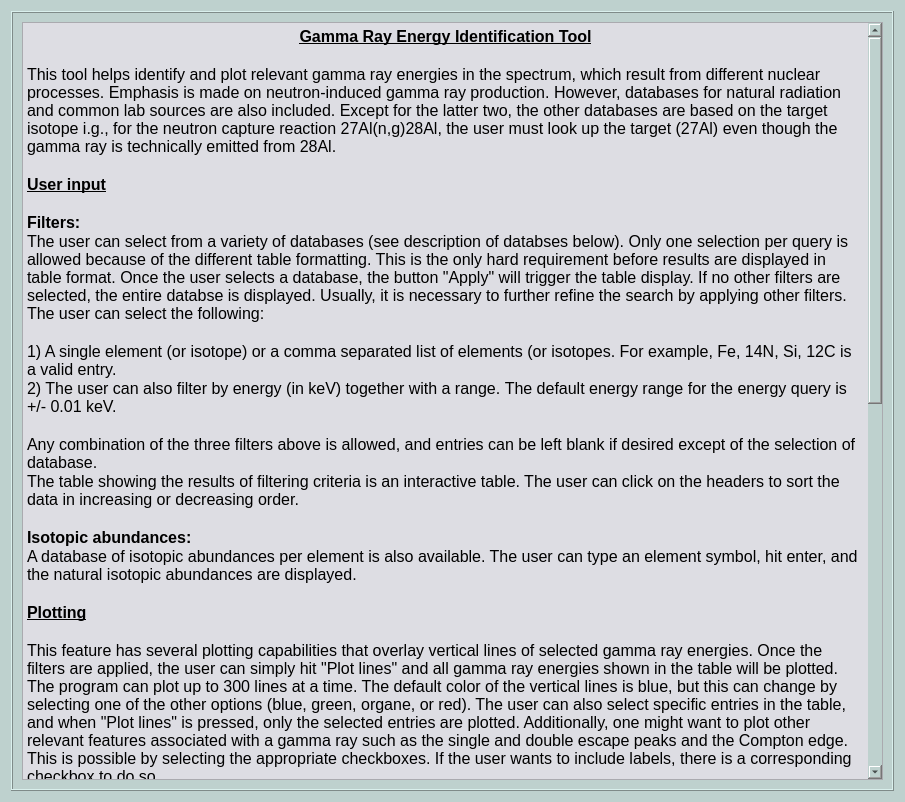
<?xml version="1.0" encoding="UTF-8"?>
<ui version="4.0">
 <class>Dialog</class>
 <widget class="QDialog" name="Dialog">
  <property name="geometry">
   <rect>
    <x>0</x>
    <y>0</y>
    <width>905</width>
    <height>802</height>
   </rect>
  </property>
  <property name="windowTitle">
   <string>Dialog</string>
  </property>
  <property name="styleSheet">
   <string notr="true">background-color: rgb(190, 209, 206);
</string>
  </property>
  <layout class="QGridLayout" name="gridLayout_2">
   <item row="0" column="0">
    <widget class="QFrame" name="frame">
     <property name="frameShape">
      <enum>QFrame::Box</enum>
     </property>
     <property name="frameShadow">
      <enum>QFrame::Raised</enum>
     </property>
     <layout class="QGridLayout" name="gridLayout">
      <item row="0" column="0">
       <widget class="QTextBrowser" name="text_info">
        <property name="styleSheet">
         <string notr="true">background-color: rgb(221, 221, 227);</string>
        </property>
        <property name="html">
         <string>&lt;!DOCTYPE HTML PUBLIC &quot;-//W3C//DTD HTML 4.0//EN&quot; &quot;http://www.w3.org/TR/REC-html40/strict.dtd&quot;&gt;
&lt;html&gt;&lt;head&gt;&lt;meta name=&quot;qrichtext&quot; content=&quot;1&quot; /&gt;&lt;style type=&quot;text/css&quot;&gt;
p, li { white-space: pre-wrap; }
&lt;/style&gt;&lt;/head&gt;&lt;body style=&quot; font-family:'MS Shell Dlg 2'; font-size:7.8pt; font-weight:400; font-style:normal;&quot;&gt;
&lt;p align=&quot;center&quot; style=&quot; margin-top:0px; margin-bottom:0px; margin-left:0px; margin-right:0px; -qt-block-indent:0; text-indent:0px;&quot;&gt;&lt;span style=&quot; font-size:12pt; font-weight:600; text-decoration: underline;&quot;&gt;Gamma Ray Energy Identification Tool&lt;/span&gt;&lt;/p&gt;
&lt;p style=&quot;-qt-paragraph-type:empty; margin-top:0px; margin-bottom:0px; margin-left:0px; margin-right:0px; -qt-block-indent:0; text-indent:0px; font-size:12pt; font-weight:600; text-decoration: underline;&quot;&gt;&lt;br /&gt;&lt;/p&gt;
&lt;p style=&quot; margin-top:0px; margin-bottom:0px; margin-left:0px; margin-right:0px; -qt-block-indent:0; text-indent:0px;&quot;&gt;&lt;span style=&quot; font-size:12pt;&quot;&gt;This tool helps identify and plot relevant gamma ray energies in the spectrum, which result from different nuclear processes. Emphasis is made on neutron-induced gamma ray production. However, databases for natural radiation and common lab sources are also included. Except for the latter two, the other databases are based on the target isotope i.g., for the neutron capture reaction 27Al(n,g)28Al, the user must look up the target (27Al) even though the gamma ray is technically emitted from 28Al.&lt;/span&gt;&lt;/p&gt;
&lt;p style=&quot;-qt-paragraph-type:empty; margin-top:0px; margin-bottom:0px; margin-left:0px; margin-right:0px; -qt-block-indent:0; text-indent:0px; font-size:12pt;&quot;&gt;&lt;br /&gt;&lt;/p&gt;
&lt;p style=&quot; margin-top:0px; margin-bottom:0px; margin-left:0px; margin-right:0px; -qt-block-indent:0; text-indent:0px;&quot;&gt;&lt;span style=&quot; font-size:12pt; font-weight:600; text-decoration: underline;&quot;&gt;User input&lt;/span&gt;&lt;/p&gt;
&lt;p style=&quot;-qt-paragraph-type:empty; margin-top:0px; margin-bottom:0px; margin-left:0px; margin-right:0px; -qt-block-indent:0; text-indent:0px; font-size:12pt; font-weight:600; text-decoration: underline;&quot;&gt;&lt;br /&gt;&lt;/p&gt;
&lt;p style=&quot; margin-top:0px; margin-bottom:0px; margin-left:0px; margin-right:0px; -qt-block-indent:0; text-indent:0px;&quot;&gt;&lt;span style=&quot; font-size:12pt; font-weight:600;&quot;&gt;Filters:&lt;/span&gt;&lt;/p&gt;
&lt;p style=&quot; margin-top:0px; margin-bottom:0px; margin-left:0px; margin-right:0px; -qt-block-indent:0; text-indent:0px;&quot;&gt;&lt;span style=&quot; font-size:12pt;&quot;&gt;The user can select from a variety of databases (see description of databses below). Only one selection per query is allowed because of the different table formatting. This is the only hard requirement before results are displayed in table format. Once the user selects a database, the button &amp;quot;Apply&amp;quot; will trigger the table display. If no other filters are selected, the entire databse is displayed. Usually, it is necessary to further refine the search by applying other filters. The user can select the following:&lt;/span&gt;&lt;/p&gt;
&lt;p style=&quot;-qt-paragraph-type:empty; margin-top:0px; margin-bottom:0px; margin-left:0px; margin-right:0px; -qt-block-indent:0; text-indent:0px; font-size:12pt;&quot;&gt;&lt;br /&gt;&lt;/p&gt;
&lt;p style=&quot; margin-top:0px; margin-bottom:0px; margin-left:0px; margin-right:0px; -qt-block-indent:0; text-indent:0px;&quot;&gt;&lt;span style=&quot; font-size:12pt;&quot;&gt;1) A single element (or isotope) or a comma separated list of elements (or isotopes. For example, Fe, 14N, Si, 12C is a valid entry.&lt;/span&gt;&lt;/p&gt;
&lt;p style=&quot; margin-top:0px; margin-bottom:0px; margin-left:0px; margin-right:0px; -qt-block-indent:0; text-indent:0px;&quot;&gt;&lt;span style=&quot; font-size:12pt;&quot;&gt;2) The user can also filter by energy (in keV) together with a range. &lt;/span&gt;&lt;span style=&quot; font-size:12pt; color:#000000;&quot;&gt;The default energy range for the energy query is +/- 0.01 keV.&lt;/span&gt;&lt;/p&gt;
&lt;p style=&quot;-qt-paragraph-type:empty; margin-top:0px; margin-bottom:0px; margin-left:0px; margin-right:0px; -qt-block-indent:0; text-indent:0px; font-size:12pt; color:#000000;&quot;&gt;&lt;br /&gt;&lt;/p&gt;
&lt;p style=&quot; margin-top:0px; margin-bottom:0px; margin-left:0px; margin-right:0px; -qt-block-indent:0; text-indent:0px;&quot;&gt;&lt;span style=&quot; font-size:12pt; color:#000000;&quot;&gt;Any combination of the three filters above is allowed, and entries can be left blank if desired except of the selection of database.&lt;/span&gt;&lt;/p&gt;
&lt;p style=&quot; margin-top:0px; margin-bottom:0px; margin-left:0px; margin-right:0px; -qt-block-indent:0; text-indent:0px;&quot;&gt;&lt;span style=&quot; font-size:12pt; color:#000000;&quot;&gt;The table showing the results of filtering criteria is an interactive table. The user can click on the headers to sort the data in increasing or decreasing order.&lt;/span&gt;&lt;/p&gt;
&lt;p style=&quot;-qt-paragraph-type:empty; margin-top:0px; margin-bottom:0px; margin-left:0px; margin-right:0px; -qt-block-indent:0; text-indent:0px; font-size:12pt; font-weight:600; text-decoration: underline;&quot;&gt;&lt;br /&gt;&lt;/p&gt;
&lt;p style=&quot; margin-top:0px; margin-bottom:0px; margin-left:0px; margin-right:0px; -qt-block-indent:0; text-indent:0px;&quot;&gt;&lt;span style=&quot; font-size:12pt; font-weight:600;&quot;&gt;Isotopic abundances:&lt;/span&gt;&lt;/p&gt;
&lt;p style=&quot; margin-top:0px; margin-bottom:0px; margin-left:0px; margin-right:0px; -qt-block-indent:0; text-indent:0px;&quot;&gt;&lt;span style=&quot; font-size:12pt;&quot;&gt;A database of isotopic abundances per element is also available. The user can type an element symbol, hit enter, and the natural isotopic abundances are displayed.&lt;/span&gt;&lt;/p&gt;
&lt;p style=&quot;-qt-paragraph-type:empty; margin-top:0px; margin-bottom:0px; margin-left:0px; margin-right:0px; -qt-block-indent:0; text-indent:0px; font-size:12pt;&quot;&gt;&lt;br /&gt;&lt;/p&gt;
&lt;p style=&quot; margin-top:0px; margin-bottom:0px; margin-left:0px; margin-right:0px; -qt-block-indent:0; text-indent:0px;&quot;&gt;&lt;span style=&quot; font-size:12pt; font-weight:600; text-decoration: underline;&quot;&gt;Plotting&lt;/span&gt;&lt;/p&gt;
&lt;p style=&quot;-qt-paragraph-type:empty; margin-top:0px; margin-bottom:0px; margin-left:0px; margin-right:0px; -qt-block-indent:0; text-indent:0px; font-size:12pt; font-weight:600; text-decoration: underline;&quot;&gt;&lt;br /&gt;&lt;/p&gt;
&lt;p style=&quot; margin-top:0px; margin-bottom:0px; margin-left:0px; margin-right:0px; -qt-block-indent:0; text-indent:0px;&quot;&gt;&lt;span style=&quot; font-size:12pt;&quot;&gt;This feature has several plotting capabilities that overlay vertical lines of selected gamma ray energies. Once the filters are applied, the user can simply hit &amp;quot;Plot lines&amp;quot; and all gamma ray energies shown in the table will be plotted. The program can plot up to 300 lines at a time. The default color of the vertical lines is blue, but this can change by selecting one of the other options (blue, green, organe, or red). The user can also select specific entries in the table, and when &amp;quot;Plot lines&amp;quot; is pressed, only the selected entries are plotted. Additionally, one might want to plot other relevant features associated with a gamma ray such as the single and double escape peaks and the Compton edge. This is possible by selecting the appropriate checkboxes. If the user wants to include labels, there is a corresponding checkbox to do so.&lt;/span&gt;&lt;/p&gt;
&lt;p style=&quot;-qt-paragraph-type:empty; margin-top:0px; margin-bottom:0px; margin-left:0px; margin-right:0px; -qt-block-indent:0; text-indent:0px; font-size:12pt;&quot;&gt;&lt;br /&gt;&lt;/p&gt;
&lt;p style=&quot; margin-top:0px; margin-bottom:0px; margin-left:0px; margin-right:0px; -qt-block-indent:0; text-indent:0px;&quot;&gt;&lt;span style=&quot; font-size:12pt; font-weight:600; text-decoration: underline;&quot;&gt;Databases&lt;/span&gt;&lt;/p&gt;
&lt;p style=&quot;-qt-paragraph-type:empty; margin-top:0px; margin-bottom:0px; margin-left:0px; margin-right:0px; -qt-block-indent:0; text-indent:0px; font-size:12pt; font-weight:600; text-decoration: underline;&quot;&gt;&lt;br /&gt;&lt;/p&gt;
&lt;p style=&quot; margin-top:0px; margin-bottom:0px; margin-left:0px; margin-right:0px; -qt-block-indent:0; text-indent:0px;&quot;&gt;&lt;span style=&quot; font-size:12pt;&quot;&gt;The following databases are available to the user:&lt;/span&gt;&lt;/p&gt;
&lt;p style=&quot;-qt-paragraph-type:empty; margin-top:0px; margin-bottom:0px; margin-left:0px; margin-right:0px; -qt-block-indent:0; text-indent:0px; font-size:12pt;&quot;&gt;&lt;br /&gt;&lt;/p&gt;
&lt;p style=&quot; margin-top:0px; margin-bottom:0px; margin-left:0px; margin-right:0px; -qt-block-indent:0; text-indent:0px;&quot;&gt;&lt;span style=&quot; font-size:12pt; font-weight:600;&quot;&gt;Common lab sources&lt;/span&gt;&lt;/p&gt;
&lt;p style=&quot; margin-top:0px; margin-bottom:0px; margin-left:0px; margin-right:0px; -qt-block-indent:0; text-indent:0px;&quot;&gt;&lt;span style=&quot; font-size:12pt;&quot;&gt;Common gamma ray lab sources such as 60Co, 137Cs, 153Eu, etc. are available through a curated database derived from &lt;/span&gt;&lt;span style=&quot; font-size:12pt; text-decoration: underline; color:#0000ff;&quot;&gt;https://www-nds.iaea.org/pgaa/iaeapgaa.htm&lt;/span&gt;&lt;span style=&quot; font-size:12pt; color:#000000;&quot;&gt;. Access to this database through a Python-based notebook can be accessed via &lt;/span&gt;&lt;span style=&quot; font-size:12pt; text-decoration: underline; color:#0000ff;&quot;&gt;https://mybinder.org/v2/gh/IAEA-NDS/lc_api_notebook/HEAD?labpath=api_v0_notebook.ipynb.&lt;/span&gt;&lt;/p&gt;
&lt;p style=&quot;-qt-paragraph-type:empty; margin-top:0px; margin-bottom:0px; margin-left:0px; margin-right:0px; -qt-block-indent:0; text-indent:0px; font-size:12pt; text-decoration: underline; color:#0000ff;&quot;&gt;&lt;br /&gt;&lt;/p&gt;
&lt;p style=&quot; margin-top:0px; margin-bottom:0px; margin-left:0px; margin-right:0px; -qt-block-indent:0; text-indent:0px;&quot;&gt;&lt;span style=&quot; font-size:12pt; font-weight:600; color:#000000;&quot;&gt;Delayed activation&lt;/span&gt;&lt;/p&gt;
&lt;p style=&quot; margin-top:0px; margin-bottom:0px; margin-left:0px; margin-right:0px; -qt-block-indent:0; text-indent:0px;&quot;&gt;&lt;span style=&quot; font-size:12pt; color:#000000;&quot;&gt;The database use for delayed neutron activation (isotopes with longer half lives) was obtained from the PGAA Decay Gamma Data from the IAEA via &lt;/span&gt;&lt;span style=&quot; font-size:12pt; text-decoration: underline; color:#0000ff;&quot;&gt;https://www-nds.iaea.org/pgaa/databases.htm.&lt;/span&gt;&lt;/p&gt;
&lt;p style=&quot;-qt-paragraph-type:empty; margin-top:0px; margin-bottom:0px; margin-left:0px; margin-right:0px; -qt-block-indent:0; text-indent:0px; font-size:12pt; text-decoration: underline; color:#0000ff;&quot;&gt;&lt;br /&gt;&lt;/p&gt;
&lt;p style=&quot; margin-top:0px; margin-bottom:0px; margin-left:0px; margin-right:0px; -qt-block-indent:0; text-indent:0px;&quot;&gt;&lt;span style=&quot; font-size:12pt; font-weight:600; color:#000000;&quot;&gt;Natural radiation&lt;/span&gt;&lt;/p&gt;
&lt;p style=&quot; margin-top:0px; margin-bottom:0px; margin-left:0px; margin-right:0px; -qt-block-indent:0; text-indent:0px;&quot;&gt;&lt;span style=&quot; font-size:12pt; color:#000000;&quot;&gt;The database was collected from several sources, but mainly from the book &amp;quot;Analytical Methods for Nonproliferation&amp;quot; by Edward C. Morse. However, the same information can be obtained from &amp;quot;Common lab sources&amp;quot;.&lt;/span&gt;&lt;/p&gt;
&lt;p style=&quot;-qt-paragraph-type:empty; margin-top:0px; margin-bottom:0px; margin-left:0px; margin-right:0px; -qt-block-indent:0; text-indent:0px; font-size:12pt; font-weight:600; color:#000000;&quot;&gt;&lt;br /&gt;&lt;/p&gt;
&lt;p style=&quot; margin-top:0px; margin-bottom:0px; margin-left:0px; margin-right:0px; -qt-block-indent:0; text-indent:0px;&quot;&gt;&lt;span style=&quot; font-size:12pt; font-weight:600; color:#000000;&quot;&gt;Neutron capture (CapGam)&lt;/span&gt;&lt;/p&gt;
&lt;p style=&quot; margin-top:0px; margin-bottom:0px; margin-left:0px; margin-right:0px; -qt-block-indent:0; text-indent:0px;&quot;&gt;&lt;span style=&quot; font-size:12pt; color:#000000;&quot;&gt;Neutron capture data obtained from CapGam via &lt;/span&gt;&lt;span style=&quot; font-size:12pt; text-decoration: underline; color:#0000ff;&quot;&gt;https://www.nndc.bnl.gov/capgam/.&lt;/span&gt;&lt;span style=&quot; font-size:12pt; color:#000000;&quot;&gt; The &amp;quot;info&amp;quot; table entry contains the characters I-P for primary, and I-S for secondary. A more detailed explanation can be obtained from the websiteabove.&lt;/span&gt;&lt;/p&gt;
&lt;p style=&quot;-qt-paragraph-type:empty; margin-top:0px; margin-bottom:0px; margin-left:0px; margin-right:0px; -qt-block-indent:0; text-indent:0px; font-size:12pt; font-weight:600; color:#000000;&quot;&gt;&lt;br /&gt;&lt;/p&gt;
&lt;p style=&quot; margin-top:0px; margin-bottom:0px; margin-left:0px; margin-right:0px; -qt-block-indent:0; text-indent:0px;&quot;&gt;&lt;span style=&quot; font-size:12pt; font-weight:600; color:#000000;&quot;&gt;Neutron capture (IAEA)&lt;/span&gt;&lt;/p&gt;
&lt;p style=&quot; margin-top:0px; margin-bottom:0px; margin-left:0px; margin-right:0px; -qt-block-indent:0; text-indent:0px;&quot;&gt;&lt;span style=&quot; font-size:12pt; color:#000000;&quot;&gt;A second source of neutron capture data was obtained from &lt;/span&gt;&lt;span style=&quot; font-size:12pt; text-decoration: underline; color:#0000ff;&quot;&gt;https://www-nds.iaea.org/pgaa/databases.htm.&lt;/span&gt;&lt;span style=&quot; font-size:12pt; color:#000000;&quot;&gt; This database has nearly the same data as CapGam, but there may not be complete overlap.&lt;/span&gt;&lt;/p&gt;
&lt;p style=&quot;-qt-paragraph-type:empty; margin-top:0px; margin-bottom:0px; margin-left:0px; margin-right:0px; -qt-block-indent:0; text-indent:0px; font-size:12pt; font-weight:600; color:#000000;&quot;&gt;&lt;br /&gt;&lt;/p&gt;
&lt;p style=&quot; margin-top:0px; margin-bottom:0px; margin-left:0px; margin-right:0px; -qt-block-indent:0; text-indent:0px;&quot;&gt;&lt;span style=&quot; font-size:12pt; font-weight:600; color:#000000;&quot;&gt;Neutron inelastic 14 MeV (Talys)&lt;/span&gt;&lt;/p&gt;
&lt;p style=&quot; margin-top:0px; margin-bottom:0px; margin-left:0px; margin-right:0px; -qt-block-indent:0; text-indent:0px;&quot;&gt;&lt;span style=&quot; font-size:12pt; color:#000000;&quot;&gt;This database was collected form a series of Talys (&lt;/span&gt;&lt;span style=&quot; font-size:12pt; text-decoration: underline; color:#0000ff;&quot;&gt;https://www-nds.iaea.org/talys/&lt;/span&gt;&lt;span style=&quot; font-size:12pt; color:#000000;&quot;&gt;) simulations at 14 MeV neutron incident energy. There is no angle-dependent information, so care must be taken in regards to the quoted cross section value.&lt;/span&gt;&lt;/p&gt;
&lt;p style=&quot;-qt-paragraph-type:empty; margin-top:0px; margin-bottom:0px; margin-left:0px; margin-right:0px; -qt-block-indent:0; text-indent:0px; font-size:12pt; font-weight:600; color:#000000;&quot;&gt;&lt;br /&gt;&lt;/p&gt;
&lt;p style=&quot; margin-top:0px; margin-bottom:0px; margin-left:0px; margin-right:0px; -qt-block-indent:0; text-indent:0px;&quot;&gt;&lt;span style=&quot; font-size:12pt; font-weight:600; color:#000000;&quot;&gt;Neutron inelastic (Baghdad Atlas)&lt;/span&gt;&lt;/p&gt;
&lt;p style=&quot; margin-top:0px; margin-bottom:0px; margin-left:0px; margin-right:0px; -qt-block-indent:0; text-indent:0px;&quot;&gt;&lt;span style=&quot; font-size:12pt; color:#000000;&quot;&gt;Not yet implemented.&lt;/span&gt;&lt;/p&gt;
&lt;p style=&quot;-qt-paragraph-type:empty; margin-top:0px; margin-bottom:0px; margin-left:0px; margin-right:0px; -qt-block-indent:0; text-indent:0px; font-size:12pt; font-weight:600; color:#000000;&quot;&gt;&lt;br /&gt;&lt;/p&gt;
&lt;p style=&quot; margin-top:0px; margin-bottom:0px; margin-left:0px; margin-right:0px; -qt-block-indent:0; text-indent:0px;&quot;&gt;&lt;span style=&quot; font-size:12pt; font-weight:600; color:#000000;&quot;&gt;Berkeley Atlas&lt;/span&gt;&lt;/p&gt;
&lt;p style=&quot; margin-top:0px; margin-bottom:0px; margin-left:0px; margin-right:0px; -qt-block-indent:0; text-indent:0px;&quot;&gt;&lt;span style=&quot; font-size:12pt; color:#000000;&quot;&gt;Not yet implemented.&lt;/span&gt;&lt;/p&gt;
&lt;p style=&quot;-qt-paragraph-type:empty; margin-top:0px; margin-bottom:0px; margin-left:0px; margin-right:0px; -qt-block-indent:0; text-indent:0px; font-size:12pt; font-weight:600; text-decoration: underline; color:#000000;&quot;&gt;&lt;br /&gt;&lt;/p&gt;
&lt;p style=&quot;-qt-paragraph-type:empty; margin-top:0px; margin-bottom:0px; margin-left:0px; margin-right:0px; -qt-block-indent:0; text-indent:0px; font-size:12pt; font-weight:600; text-decoration: underline;&quot;&gt;&lt;br /&gt;&lt;/p&gt;&lt;/body&gt;&lt;/html&gt;</string>
        </property>
       </widget>
      </item>
     </layout>
    </widget>
   </item>
  </layout>
 </widget>
 <resources/>
 <connections/>
</ui>
